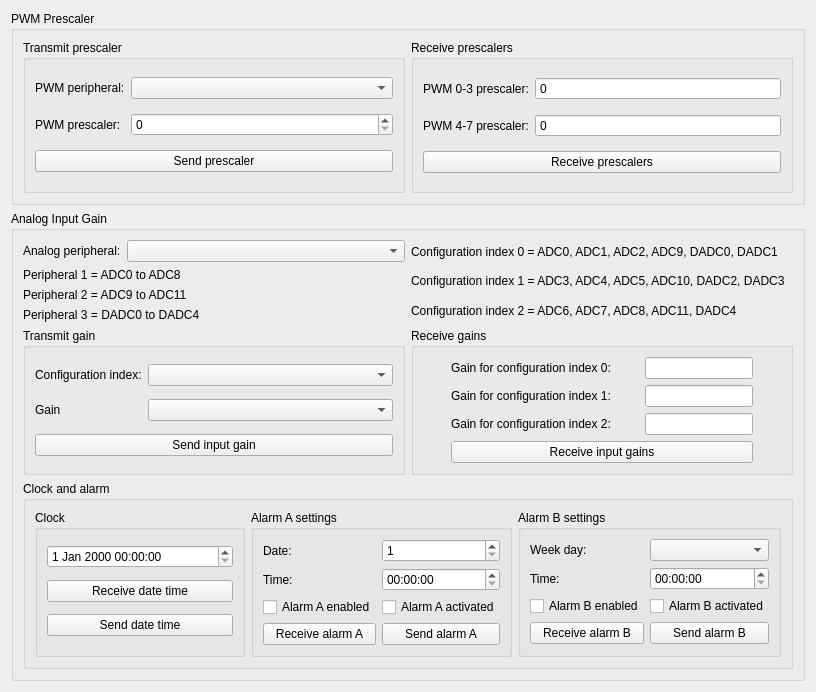
<?xml version="1.0" encoding="UTF-8"?>
<ui version="4.0">
 <class>STM32Window</class>
 <widget class="QWidget" name="STM32Window">
  <property name="geometry">
   <rect>
    <x>0</x>
    <y>0</y>
    <width>816</width>
    <height>692</height>
   </rect>
  </property>
  <property name="windowTitle">
   <string>STM32</string>
  </property>
  <property name="windowIcon">
   <iconset resource="../../../../resources/icons/buttons/buttonicons.qrc">
    <normaloff>:/icons/buttons/computer_edit.png</normaloff>:/icons/buttons/computer_edit.png</iconset>
  </property>
  <layout class="QGridLayout" name="gridLayout">
   <item row="1" column="0">
    <widget class="QGroupBox" name="groupBox_2">
     <property name="title">
      <string>Analog Input Gain</string>
     </property>
     <layout class="QGridLayout" name="gridLayout_4">
      <item row="2" column="2">
       <widget class="QGroupBox" name="groupBox_4">
        <property name="sizePolicy">
         <sizepolicy hsizetype="Preferred" vsizetype="Preferred">
          <horstretch>0</horstretch>
          <verstretch>0</verstretch>
         </sizepolicy>
        </property>
        <property name="title">
         <string>Receive gains</string>
        </property>
        <layout class="QGridLayout" name="gridLayout_5">
         <item row="3" column="1">
          <widget class="QLineEdit" name="sdadcGainConfigurationIndex1LineEdit">
           <property name="sizePolicy">
            <sizepolicy hsizetype="Fixed" vsizetype="Fixed">
             <horstretch>0</horstretch>
             <verstretch>0</verstretch>
            </sizepolicy>
           </property>
           <property name="readOnly">
            <bool>true</bool>
           </property>
          </widget>
         </item>
         <item row="2" column="0">
          <widget class="QLabel" name="label_12">
           <property name="sizePolicy">
            <sizepolicy hsizetype="Fixed" vsizetype="Preferred">
             <horstretch>0</horstretch>
             <verstretch>0</verstretch>
            </sizepolicy>
           </property>
           <property name="text">
            <string>Gain for configuration index 0:</string>
           </property>
          </widget>
         </item>
         <item row="5" column="0" colspan="2">
          <widget class="QPushButton" name="receiveInputGainsPushButton">
           <property name="text">
            <string>Receive input gains</string>
           </property>
          </widget>
         </item>
         <item row="4" column="0">
          <widget class="QLabel" name="label_19">
           <property name="sizePolicy">
            <sizepolicy hsizetype="Fixed" vsizetype="Preferred">
             <horstretch>0</horstretch>
             <verstretch>0</verstretch>
            </sizepolicy>
           </property>
           <property name="text">
            <string>Gain for configuration index 2:</string>
           </property>
          </widget>
         </item>
         <item row="3" column="0">
          <widget class="QLabel" name="label_13">
           <property name="sizePolicy">
            <sizepolicy hsizetype="Fixed" vsizetype="Preferred">
             <horstretch>0</horstretch>
             <verstretch>0</verstretch>
            </sizepolicy>
           </property>
           <property name="text">
            <string>Gain for configuration index 1:</string>
           </property>
          </widget>
         </item>
         <item row="2" column="1">
          <widget class="QLineEdit" name="sdadcGainConfigurationIndex0LineEdit">
           <property name="sizePolicy">
            <sizepolicy hsizetype="Fixed" vsizetype="Fixed">
             <horstretch>0</horstretch>
             <verstretch>0</verstretch>
            </sizepolicy>
           </property>
           <property name="readOnly">
            <bool>true</bool>
           </property>
          </widget>
         </item>
         <item row="4" column="1">
          <widget class="QLineEdit" name="sdadcGainConfigurationIndex2LineEdit">
           <property name="sizePolicy">
            <sizepolicy hsizetype="Fixed" vsizetype="Fixed">
             <horstretch>0</horstretch>
             <verstretch>0</verstretch>
            </sizepolicy>
           </property>
           <property name="readOnly">
            <bool>true</bool>
           </property>
          </widget>
         </item>
        </layout>
       </widget>
      </item>
      <item row="0" column="2">
       <layout class="QVBoxLayout" name="verticalLayout">
        <item>
         <widget class="QLabel" name="label_7">
          <property name="text">
           <string>Configuration index 0 = ADC0, ADC1, ADC2, ADC9, DADC0, DADC1</string>
          </property>
         </widget>
        </item>
        <item>
         <widget class="QLabel" name="label_8">
          <property name="text">
           <string>Configuration index 1 = ADC3, ADC4, ADC5, ADC10, DADC2, DADC3</string>
          </property>
         </widget>
        </item>
        <item>
         <widget class="QLabel" name="label_14">
          <property name="text">
           <string>Configuration index 2 = ADC6, ADC7, ADC8, ADC11, DADC4</string>
          </property>
         </widget>
        </item>
       </layout>
      </item>
      <item row="2" column="1">
       <widget class="QGroupBox" name="groupBox_3">
        <property name="title">
         <string>Transmit gain</string>
        </property>
        <layout class="QGridLayout" name="gridLayout_3">
         <item row="2" column="0">
          <widget class="QLabel" name="label_11">
           <property name="text">
            <string>Gain</string>
           </property>
          </widget>
         </item>
         <item row="0" column="0">
          <widget class="QLabel" name="label_10">
           <property name="sizePolicy">
            <sizepolicy hsizetype="Fixed" vsizetype="Preferred">
             <horstretch>0</horstretch>
             <verstretch>0</verstretch>
            </sizepolicy>
           </property>
           <property name="text">
            <string>Configuration index:</string>
           </property>
          </widget>
         </item>
         <item row="0" column="1">
          <widget class="QComboBox" name="sdadcConfigurationIndexComboBox"/>
         </item>
         <item row="3" column="0" colspan="2">
          <widget class="QPushButton" name="sendInputGainPushButton">
           <property name="text">
            <string>Send input gain</string>
           </property>
          </widget>
         </item>
         <item row="2" column="1">
          <widget class="QComboBox" name="sdadcGainComboBox"/>
         </item>
        </layout>
       </widget>
      </item>
      <item row="0" column="1">
       <layout class="QVBoxLayout" name="verticalLayout_3">
        <item>
         <layout class="QHBoxLayout" name="horizontalLayout_2">
          <item>
           <widget class="QLabel" name="label_9">
            <property name="sizePolicy">
             <sizepolicy hsizetype="Fixed" vsizetype="Preferred">
              <horstretch>0</horstretch>
              <verstretch>0</verstretch>
             </sizepolicy>
            </property>
            <property name="text">
             <string>Analog peripheral:</string>
            </property>
           </widget>
          </item>
          <item>
           <widget class="QComboBox" name="sdadcPeripheralComboBox">
            <property name="sizePolicy">
             <sizepolicy hsizetype="Preferred" vsizetype="Fixed">
              <horstretch>0</horstretch>
              <verstretch>0</verstretch>
             </sizepolicy>
            </property>
           </widget>
          </item>
         </layout>
        </item>
        <item>
         <widget class="QLabel" name="label_4">
          <property name="text">
           <string>Peripheral 1 = ADC0 to ADC8</string>
          </property>
         </widget>
        </item>
        <item>
         <widget class="QLabel" name="label_5">
          <property name="text">
           <string>Peripheral 2 = ADC9 to ADC11</string>
          </property>
         </widget>
        </item>
        <item>
         <widget class="QLabel" name="label_6">
          <property name="text">
           <string>Peripheral 3 = DADC0 to DADC4</string>
          </property>
         </widget>
        </item>
       </layout>
      </item>
      <item row="3" column="1" colspan="2">
       <widget class="QGroupBox" name="groupBox_7">
        <property name="title">
         <string>Clock and alarm</string>
        </property>
        <layout class="QGridLayout" name="gridLayout_8">
         <item row="0" column="3" rowspan="4">
          <widget class="QGroupBox" name="groupBox_9">
           <property name="title">
            <string>Alarm B settings</string>
           </property>
           <layout class="QGridLayout" name="gridLayout_10">
            <item row="1" column="1">
             <widget class="QTimeEdit" name="alarmBTimeEdit"/>
            </item>
            <item row="0" column="1">
             <widget class="QComboBox" name="weekDayComboBox"/>
            </item>
            <item row="0" column="0">
             <widget class="QLabel" name="label_18">
              <property name="sizePolicy">
               <sizepolicy hsizetype="Preferred" vsizetype="Preferred">
                <horstretch>0</horstretch>
                <verstretch>0</verstretch>
               </sizepolicy>
              </property>
              <property name="text">
               <string>Week day:</string>
              </property>
             </widget>
            </item>
            <item row="3" column="0">
             <widget class="QPushButton" name="receiveAlarmBPushButton">
              <property name="text">
               <string>Receive alarm B</string>
              </property>
             </widget>
            </item>
            <item row="1" column="0">
             <widget class="QLabel" name="label_21">
              <property name="text">
               <string>Time:</string>
              </property>
             </widget>
            </item>
            <item row="3" column="1">
             <widget class="QPushButton" name="sendAlarmBPushButton">
              <property name="text">
               <string>Send alarm B</string>
              </property>
             </widget>
            </item>
            <item row="2" column="0">
             <widget class="QCheckBox" name="alarmBEnabledCheckBox">
              <property name="text">
               <string>Alarm B enabled</string>
              </property>
             </widget>
            </item>
            <item row="2" column="1">
             <widget class="QCheckBox" name="alarmBActivatedCheckBox">
              <property name="enabled">
               <bool>true</bool>
              </property>
              <property name="text">
               <string>Alarm B activated</string>
              </property>
             </widget>
            </item>
           </layout>
          </widget>
         </item>
         <item row="0" column="2" rowspan="4">
          <widget class="QGroupBox" name="groupBox_8">
           <property name="title">
            <string>Alarm A settings</string>
           </property>
           <layout class="QGridLayout" name="gridLayout_9">
            <item row="1" column="0">
             <widget class="QLabel" name="label_20">
              <property name="text">
               <string>Time:</string>
              </property>
             </widget>
            </item>
            <item row="0" column="1">
             <widget class="QSpinBox" name="dateAlarmASpinBox">
              <property name="minimum">
               <number>1</number>
              </property>
              <property name="maximum">
               <number>31</number>
              </property>
             </widget>
            </item>
            <item row="0" column="0">
             <widget class="QLabel" name="label_17">
              <property name="sizePolicy">
               <sizepolicy hsizetype="Preferred" vsizetype="Preferred">
                <horstretch>0</horstretch>
                <verstretch>0</verstretch>
               </sizepolicy>
              </property>
              <property name="text">
               <string>Date:</string>
              </property>
             </widget>
            </item>
            <item row="1" column="1">
             <widget class="QTimeEdit" name="alarmATimeEdit"/>
            </item>
            <item row="3" column="1">
             <widget class="QPushButton" name="sendAlarmAPushButton">
              <property name="text">
               <string>Send alarm A</string>
              </property>
             </widget>
            </item>
            <item row="3" column="0">
             <widget class="QPushButton" name="receiveAlarmAPushButton">
              <property name="text">
               <string>Receive alarm A</string>
              </property>
             </widget>
            </item>
            <item row="2" column="0">
             <widget class="QCheckBox" name="alarmAEnabledCheckBox">
              <property name="text">
               <string>Alarm A enabled</string>
              </property>
             </widget>
            </item>
            <item row="2" column="1">
             <widget class="QCheckBox" name="alarmAActivatedCheckBox">
              <property name="enabled">
               <bool>true</bool>
              </property>
              <property name="text">
               <string>Alarm A activated</string>
              </property>
             </widget>
            </item>
           </layout>
          </widget>
         </item>
         <item row="0" column="1" rowspan="4">
          <widget class="QGroupBox" name="groupBox_10">
           <property name="title">
            <string>Clock</string>
           </property>
           <layout class="QGridLayout" name="gridLayout_11">
            <item row="1" column="0">
             <widget class="QPushButton" name="receiveDateTimePushButton">
              <property name="text">
               <string>Receive date time</string>
              </property>
             </widget>
            </item>
            <item row="0" column="0">
             <widget class="QDateTimeEdit" name="dateTimeEdit">
              <property name="date">
               <date>
                <year>2000</year>
                <month>1</month>
                <day>1</day>
               </date>
              </property>
              <property name="time">
               <time>
                <hour>0</hour>
                <minute>0</minute>
                <second>0</second>
               </time>
              </property>
              <property name="maximumDateTime">
               <datetime>
                <hour>23</hour>
                <minute>59</minute>
                <second>59</second>
                <year>2099</year>
                <month>12</month>
                <day>31</day>
               </datetime>
              </property>
              <property name="minimumDateTime">
               <datetime>
                <hour>0</hour>
                <minute>0</minute>
                <second>0</second>
                <year>2000</year>
                <month>1</month>
                <day>1</day>
               </datetime>
              </property>
             </widget>
            </item>
            <item row="2" column="0">
             <widget class="QPushButton" name="sendDateTimePushButton">
              <property name="text">
               <string>Send date time</string>
              </property>
             </widget>
            </item>
           </layout>
          </widget>
         </item>
        </layout>
       </widget>
      </item>
     </layout>
    </widget>
   </item>
   <item row="0" column="0">
    <widget class="QGroupBox" name="groupBox">
     <property name="title">
      <string>PWM Prescaler</string>
     </property>
     <layout class="QGridLayout" name="gridLayout_7">
      <item row="0" column="0">
       <widget class="QGroupBox" name="groupBox_5">
        <property name="title">
         <string>Transmit prescaler</string>
        </property>
        <layout class="QGridLayout" name="gridLayout_2">
         <item row="1" column="0">
          <widget class="QLabel" name="pwmPrescalerLabel">
           <property name="sizePolicy">
            <sizepolicy hsizetype="Fixed" vsizetype="Preferred">
             <horstretch>0</horstretch>
             <verstretch>0</verstretch>
            </sizepolicy>
           </property>
           <property name="text">
            <string>PWM prescaler:</string>
           </property>
          </widget>
         </item>
         <item row="2" column="0" colspan="2">
          <widget class="QPushButton" name="sendPrescalerPushButton">
           <property name="text">
            <string>Send prescaler</string>
           </property>
          </widget>
         </item>
         <item row="1" column="1">
          <widget class="QSpinBox" name="pwmPrescalerSpinBox">
           <property name="maximum">
            <number>65535</number>
           </property>
          </widget>
         </item>
         <item row="0" column="0">
          <widget class="QLabel" name="label">
           <property name="sizePolicy">
            <sizepolicy hsizetype="Fixed" vsizetype="Preferred">
             <horstretch>0</horstretch>
             <verstretch>0</verstretch>
            </sizepolicy>
           </property>
           <property name="text">
            <string>PWM peripheral:</string>
           </property>
          </widget>
         </item>
         <item row="0" column="1">
          <widget class="QComboBox" name="pwmPeripheralComboBox"/>
         </item>
        </layout>
       </widget>
      </item>
      <item row="0" column="2">
       <widget class="QGroupBox" name="groupBox_6">
        <property name="title">
         <string>Receive prescalers</string>
        </property>
        <layout class="QGridLayout" name="gridLayout_6">
         <item row="0" column="0">
          <widget class="QLabel" name="label_3">
           <property name="sizePolicy">
            <sizepolicy hsizetype="Fixed" vsizetype="Preferred">
             <horstretch>0</horstretch>
             <verstretch>0</verstretch>
            </sizepolicy>
           </property>
           <property name="text">
            <string>PWM 0-3 prescaler:</string>
           </property>
          </widget>
         </item>
         <item row="0" column="1">
          <widget class="QSpinBox" name="pwm_0_3_prescalerSpinBox">
           <property name="readOnly">
            <bool>true</bool>
           </property>
           <property name="buttonSymbols">
            <enum>QAbstractSpinBox::NoButtons</enum>
           </property>
           <property name="maximum">
            <number>65535</number>
           </property>
          </widget>
         </item>
         <item row="1" column="0">
          <widget class="QLabel" name="label_2">
           <property name="sizePolicy">
            <sizepolicy hsizetype="Fixed" vsizetype="Preferred">
             <horstretch>0</horstretch>
             <verstretch>0</verstretch>
            </sizepolicy>
           </property>
           <property name="text">
            <string>PWM 4-7 prescaler:</string>
           </property>
          </widget>
         </item>
         <item row="1" column="1">
          <widget class="QSpinBox" name="pwm_4_7_prescalerSpinBox">
           <property name="readOnly">
            <bool>true</bool>
           </property>
           <property name="buttonSymbols">
            <enum>QAbstractSpinBox::NoButtons</enum>
           </property>
           <property name="maximum">
            <number>65535</number>
           </property>
          </widget>
         </item>
         <item row="2" column="0" colspan="2">
          <widget class="QPushButton" name="receivePrescalersPushButton">
           <property name="text">
            <string>Receive prescalers</string>
           </property>
          </widget>
         </item>
        </layout>
       </widget>
      </item>
     </layout>
    </widget>
   </item>
  </layout>
 </widget>
 <resources>
  <include location="../../../../resources/icons/buttons/buttonicons.qrc"/>
  <include location="../../../../resources/icons/buttons/buttonicons.qrc"/>
  <include location="../../../../resources/icons/buttons/buttonicons.qrc"/>
 </resources>
 <connections/>
</ui>
